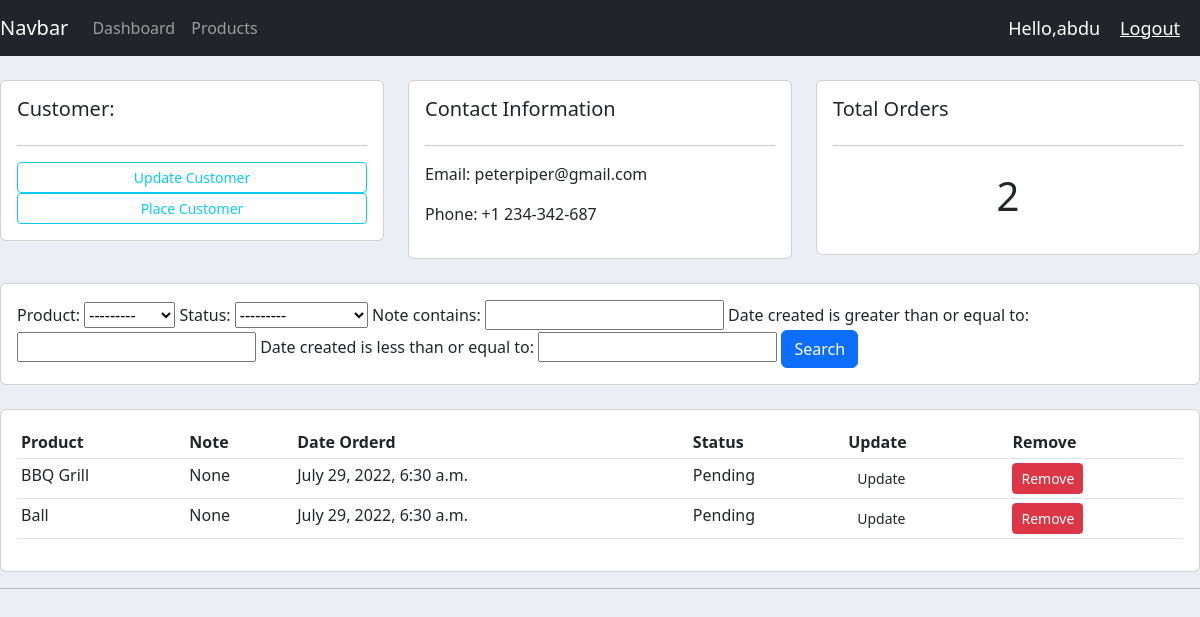
The app's page /customer/1/ (signed in) with its own data.
### accounts/models.py (models this page shows, shortened)
class Customer(models.Model):
    user = models.OneToOneField(User, null=True, blank=True, on_delete= models.CASCADE )
    name = models.CharField(max_length=200, null=True)
    phone = models.CharField(max_length=200,null=True)
    email = models.CharField(max_length=200 ,null=True)
    profile_pic = models.ImageField(default="profile1.png" ,null=True, blank=True)
    date_created = models.DateTimeField(auto_now_add=True)

class Order(models.Model):
    STATUS = (
        ('Pending', 'Pending'),
        ('Out of delivery', 'Out of delivery'),
        ('Delivered', 'Delivered'),
    )
    customer = models.ForeignKey(Customer, null=True, on_delete = models.SET_NULL)
    product = models.ForeignKey(Product, null=True, on_delete = models.SET_NULL)
    date_created = models.DateTimeField(auto_now_add=True)
    status = models.CharField(max_length=200, null=True, choices=STATUS)
    note = models.CharField(max_length=1000, null=True)

class Product(models.Model):
    CATEGORY = (
        ('Indoor', 'Indoor'),
        ('Outdoor', 'Outdoor'),
    )
    name = models.CharField(max_length=200, null=True)
    price = models.FloatField(null=True)
    category = models.CharField(max_length=200, null=True, choices=CATEGORY)
    description = models.CharField(max_length=200, null=True, blank=True)
    date_created = models.DateTimeField(auto_now_add=True)
    tags = models.ManyToManyField(Tag)
    def __str__(self):
        return self.name

### accounts/decorators.py (the view)
        def wrapper_func(request, *args, **kwargs):
            group = None
            if request.user.groups.exists():
                group = request.user.groups.all()[0].name
            if group in allowed_roles:
                return view_func(request, *args, **kwargs)
            else:
                return HttpResponse('You are not authorized to view this page')

### accounts/views.py (called while the page is built)
@login_required(login_url='login')
@allowed_users(allowed_roles=['admin'])
def customer(request, pk_test):
    customer = Customer.objects.get(id=pk_test)
    orders = customer.order_set.all()
    order_count = orders.count()
    myFilter = OrderFilter(request.GET, queryset=orders)
    orders = myFilter.qs
    context = {'customer': customer, 'orders': orders, 'order_count': order_count, 'myFilter': myFilter}
    return render(request, 'accounts/customer.html', context)

### accounts/templates/accounts/customer.html
{% extends 'accounts/main.html' %}
{% block content %}
<br>
<div class="row">
	<div class="col-md">
		<div class="card card-body">
			<h5>Customer:</h5>
			<hr>
			<a class="btn btn-outline-info  btn-sm btn-block" href="">Update Customer</a>
			<a class="btn btn-outline-info btn-sm btn-block" href="{% url 'create_order' customer.id %}">Place Customer</a>
		</div>
	</div>
	<div class="col-md">
		<div class="card card-body">
			<h5>Contact Information</h5>
			<hr>
			<p>Email: {{customer.email}}</p>
			<p>Phone: {{customer.phone}}</p>
		</div>
	</div>
	<div class="col-md">
		<div class="card card-body">
			<h5>Total Orders</h5>
			<hr>
			<h1 style="text-align: center;padding: 10px">{{order_count}}</h1>
		</div>
	</div>
</div>
<br>
<div class="row">
	<div class="col">
		<div class="card card-body">
			<form method="get">
				{{myFilter.form}}
		    <button class="btn btn-primary" type="submit">Search</button>
		  </form>
		</div>
	</div>
</div>
<br>
<div class="row">
	<div class="col-md">
		<div class="card card-body">
			<table class="table table-sm">
				<tr>
					<th>Product</th>
					<th>Note</th>
					<th>Date Orderd</th>
					<th>Status</th>
					<th>Update</th>
					<th>Remove</th>
				</tr>
				{% for order in orders %}
				<tr>
					<td>{{order.product}}</td>
					<td>{{order.note}}</td>
					<td>{{order.date_created}}</td>
					<td>{{order.status}}</td>
					<td><a class="btn btn-sm btn-inf" href="{% url 'update_order' order.id %}">Update</a></td>
					<td><a class="btn btn-sm btn-danger" href="{% url 'delete_order' order.id %}">Remove</a></td>
				</tr>
				{% endfor %}
			</table>
		</div>
	</div>
</div>
{% endblock content %}

### accounts/templates/accounts/navbar.html (shortened to what this page needs)
{% load static %}
<nav class="navbar navbar-expand-lg navbar-dark bg-dark">
    <a class="navbar-brand" href="#">Navbar</a>
    <div class="collapse navbar-collapse" id="navbarNav">
      <ul class="navbar-nav">
        {% if request.user.is_staff %}
        <li class="nav-item active">
          <a class="nav-link" href="{% url 'home' %}">Dashboard</a>
        </li>
        <li class="nav-item">
          <a class="nav-link" href="{% url 'products' %}">Products</a>
        </li>
        {% else %}
        <li class="nav-item">
          <a class="nav-link" href="{% url 'account' %}">Settings</a>
        </li>
        {% endif %}
      </ul>
    </div>
    <span class="hello-msg">Hello,{{ request.user }}</span>
    <span><a class="hello-msg" href="{% url 'logout' %}">Logout</a></span>
</nav>

### static/css/main.css (style rules this page uses)
body { background-color: #ebeff5; }

### accounts/templates/accounts/navbar.html (style rules this page uses)
.hello-msg { font-size: 18px; color: #fff; margin-right: 20px; }

### records on screen
Customer: email "peterpiper@gmail.com", phone "+1 234-342-687"
Order: product "BBQ Grill", note "None", date_created "July 29, 2022, 6:30 a.m.", status "Pending"
Order: product "Ball", note "None", date_created "July 29, 2022, 6:30 a.m.", status "Pending"

### other values on screen
{{ request.user }} "abdu"
{{ order_count }} "2"
